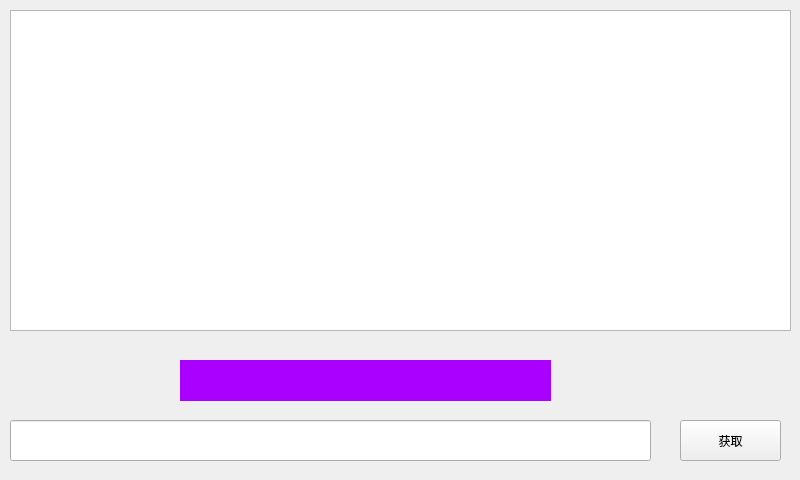
<?xml version="1.0" encoding="UTF-8"?>
<ui version="4.0">
 <class>GetWeather</class>
 <widget class="QWidget" name="GetWeather">
  <property name="geometry">
   <rect>
    <x>0</x>
    <y>0</y>
    <width>800</width>
    <height>480</height>
   </rect>
  </property>
  <property name="windowTitle">
   <string>GetWeather</string>
  </property>
  <widget class="QLineEdit" name="lineEdit">
   <property name="geometry">
    <rect>
     <x>10</x>
     <y>420</y>
     <width>641</width>
     <height>41</height>
    </rect>
   </property>
  </widget>
  <widget class="QTextBrowser" name="textBrowser">
   <property name="geometry">
    <rect>
     <x>10</x>
     <y>10</y>
     <width>781</width>
     <height>321</height>
    </rect>
   </property>
  </widget>
  <widget class="QPushButton" name="pushButton">
   <property name="geometry">
    <rect>
     <x>680</x>
     <y>420</y>
     <width>101</width>
     <height>41</height>
    </rect>
   </property>
   <property name="text">
    <string>获取</string>
   </property>
  </widget>
  <widget class="QLabel" name="label">
   <property name="geometry">
    <rect>
     <x>180</x>
     <y>360</y>
     <width>371</width>
     <height>41</height>
    </rect>
   </property>
   <property name="styleSheet">
    <string notr="true">background-color: rgb(170, 0, 255);</string>
   </property>
   <property name="text">
    <string/>
   </property>
  </widget>
 </widget>
 <resources/>
 <connections/>
</ui>
